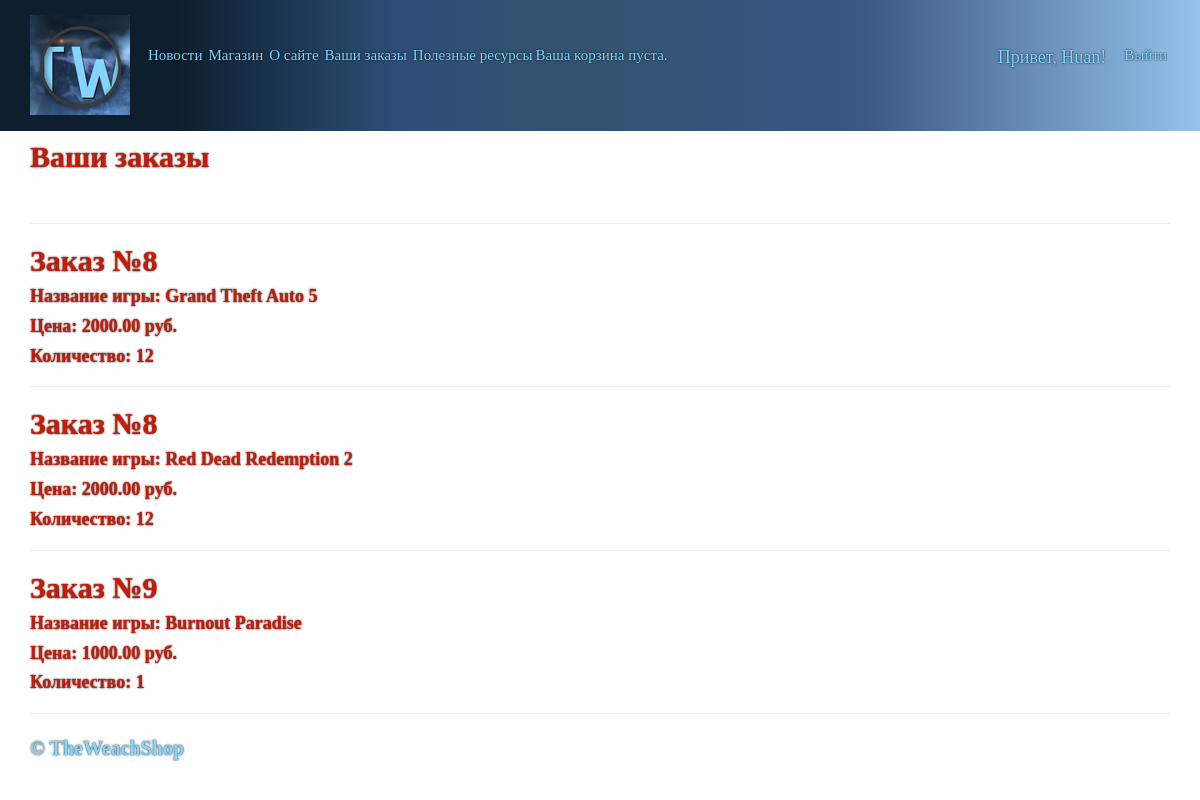
Screenshot of /my_orders/ (signed in) with the database file from the repository.
### orders/models.py (models this page shows, shortened)
class OrderItem(models.Model):
    order = models.ForeignKey(Order, related_name='items', verbose_name = 'Заказ')
    game = models.ForeignKey(Game, related_name='order_items', verbose_name = 'Игра')
    price = models.DecimalField(max_digits=10, decimal_places=2, verbose_name = 'Цена')
    quantity = models.PositiveIntegerField(default=1, verbose_name = 'Количество')
    class Meta:
        verbose_name = 'Предмет заказа'
        verbose_name_plural = 'Предметы заказа'

### app/models.py (models this page shows, shortened)
class Game(models.Model):
    category = models.ForeignKey(Category, related_name='games', verbose_name = "Жанр")
    name = models.CharField(max_length=200, db_index=True, verbose_name = "Название")
    slug = models.SlugField(max_length=200, db_index=True, verbose_name = "Слаг")
    image = models.FileField(upload_to='games/%Y/%m/%d', blank=True, verbose_name = "Изображение")
    description = models.TextField(blank=True, verbose_name = "Описание")
    price = models.DecimalField(max_digits=10, decimal_places=2, verbose_name = "Цена")
    stock = models.PositiveIntegerField(verbose_name = "Количество")
    available = models.BooleanField(default=True, verbose_name = "Доступнен")
    created = models.DateTimeField(auto_now_add=True, verbose_name = "Создан")
    updated = models.DateTimeField(auto_now=True, verbose_name = "Обновлен")
    class Meta:
        ordering = ('name',)
        index_together = (('id', 'slug'),)
        verbose_name = 'Игра'
        verbose_name_plural = 'Игры'
    def __str__(self):
        return self.name

### app/views.py (the view)
# urls.py: url(r'^my_orders/$', views.my_orders, name='my_orders'),
def my_orders(request):
    if Order.objects.filter(nickname=request.user):
        game_ordered = OrderItem.objects.filter(order__nickname=request.user)
        assert isinstance(request, HttpRequest)
        return render(
            request,
            'app/my_orders.html', {'title':'Заказы','game_ordered': game_ordered,}
            )
    else:
        return redirect('empty')

### cart/cart.py (called while the page is built)
    def __len__(self):
        return sum(item['quantity'] for item in self.cart.values())

### cart/context_processors.py (called while the page is built)
def cart(request):
    return {'cart': Cart(request)}

### app/templates/app/my_orders.html
﻿{% extends "app/layout.html" %}
{% block content %}
<h2>Ваши заказы</h2> <br />
{% for item in game_ordered %}
<hr />
<div class=" ">
    <h2> Заказ №{{item.order_id}}</h2>
    <h4> Название игры: {{item.game}}</h4>
    <h4> Цена: {{item.price}} руб.</h4>
    <h4> Количество: {{item.quantity}}</h4>
</div>
{% endfor %}
{% endblock %}

### app/templates/app/loginpartial.html (shortened to what this page needs)
﻿{% if user.is_authenticated %}
<form id="logoutForm" action="/logout" method="post" class="navbar-right">
    <ul class="nav navbar-nav navbar-right">
        <li><span class="navbar-brand">Привет, {{ user.username }}!</span></li>
        <li><a href="javascript:document.getElementById('logoutForm').submit()">Выйти</a></li>
    </ul>
</form>
{% else %}
<ul class="nav navbar-nav navbar-right">
    <li><a href="{% url 'login' %}">Войти на сайт</a></li>
</ul>
{% endif %}

### app/static/app/content/site.css (style rules this page uses)
body { padding-top: 100px; padding-bottom: 20px; }

### rows the page displays
OrderItem: order_id "8", game "Grand Theft Auto 5", price "2000.00", quantity "12"
OrderItem: order_id "8", game "Red Dead Redemption 2", price "2000.00", quantity "12"
OrderItem: order_id "9", game "Burnout Paradise", price "1000.00", quantity "1"

### other values shown
{{ user.username }} "Huan"
